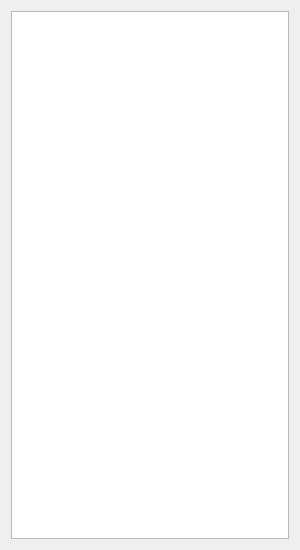
<?xml version="1.0" encoding="UTF-8"?>
<ui version="4.0">
 <class>Tower</class>
 <widget class="QWidget" name="Tower">
  <property name="geometry">
   <rect>
    <x>0</x>
    <y>0</y>
    <width>300</width>
    <height>550</height>
   </rect>
  </property>
  <property name="windowTitle">
   <string>Tower</string>
  </property>
  <layout class="QGridLayout" name="gridLayout">
   <item row="0" column="0">
    <widget class="QListWidget" name="listWidget">
     <property name="verticalScrollBarPolicy">
      <enum>Qt::ScrollBarAlwaysOff</enum>
     </property>
     <property name="horizontalScrollBarPolicy">
      <enum>Qt::ScrollBarAlwaysOff</enum>
     </property>
    </widget>
   </item>
  </layout>
 </widget>
 <layoutdefault spacing="6" margin="11"/>
 <resources/>
 <connections/>
</ui>
